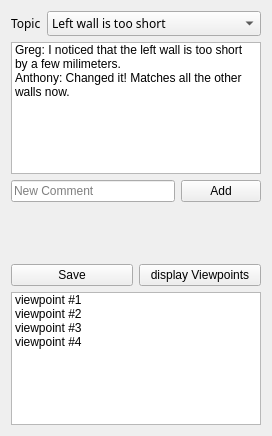
<?xml version="1.0" encoding="UTF-8"?>
<ui version="4.0">
 <class>Form</class>
 <widget class="QWidget" name="Form">
  <property name="geometry">
   <rect>
    <x>0</x>
    <y>0</y>
    <width>272</width>
    <height>436</height>
   </rect>
  </property>
  <property name="sizePolicy">
   <sizepolicy hsizetype="Preferred" vsizetype="Preferred">
    <horstretch>0</horstretch>
    <verstretch>0</verstretch>
   </sizepolicy>
  </property>
  <property name="windowTitle">
   <string>Form</string>
  </property>
  <layout class="QVBoxLayout" name="verticalLayout">
   <item>
    <layout class="QVBoxLayout" name="mainLayout">
     <item>
      <layout class="QFormLayout" name="topicLayout">
       <property name="sizeConstraint">
        <enum>QLayout::SetMinimumSize</enum>
       </property>
       <item row="0" column="0">
        <widget class="QLabel" name="topicLbl">
         <property name="font">
          <font>
           <family>Noto Sans</family>
          </font>
         </property>
         <property name="text">
          <string>Topic</string>
         </property>
        </widget>
       </item>
       <item row="0" column="1">
        <widget class="QComboBox" name="topicCBox">
         <property name="font">
          <font>
           <family>Noto Sans</family>
          </font>
         </property>
         <item>
          <property name="text">
           <string>Left wall is too short</string>
          </property>
         </item>
         <item>
          <property name="text">
           <string>Remove windows</string>
          </property>
         </item>
         <item>
          <property name="text">
           <string>Split room in two</string>
          </property>
         </item>
        </widget>
       </item>
      </layout>
     </item>
     <item>
      <layout class="QVBoxLayout" name="commentLayout">
       <item>
        <widget class="QListWidget" name="commentList">
         <property name="sizePolicy">
          <sizepolicy hsizetype="Expanding" vsizetype="Expanding">
           <horstretch>0</horstretch>
           <verstretch>0</verstretch>
          </sizepolicy>
         </property>
         <property name="maximumSize">
          <size>
           <width>16777215</width>
           <height>16777215</height>
          </size>
         </property>
         <property name="horizontalScrollBarPolicy">
          <enum>Qt::ScrollBarAlwaysOff</enum>
         </property>
         <property name="sizeAdjustPolicy">
          <enum>QAbstractScrollArea::AdjustIgnored</enum>
         </property>
         <property name="wordWrap">
          <bool>true</bool>
         </property>
         <item>
          <property name="text">
           <string>Greg: I noticed that the left wall is too short by a few milimeters. </string>
          </property>
         </item>
         <item>
          <property name="text">
           <string>Anthony: Changed it! Matches all the other walls now.</string>
          </property>
         </item>
        </widget>
       </item>
       <item>
        <layout class="QHBoxLayout" name="newCommentLayout">
         <item>
          <widget class="QLineEdit" name="commentEdit">
           <property name="sizePolicy">
            <sizepolicy hsizetype="Expanding" vsizetype="Fixed">
             <horstretch>0</horstretch>
             <verstretch>0</verstretch>
            </sizepolicy>
           </property>
           <property name="placeholderText">
            <string>New Comment</string>
           </property>
          </widget>
         </item>
         <item>
          <widget class="QPushButton" name="commentBtn">
           <property name="sizePolicy">
            <sizepolicy hsizetype="Minimum" vsizetype="Fixed">
             <horstretch>0</horstretch>
             <verstretch>0</verstretch>
            </sizepolicy>
           </property>
           <property name="text">
            <string>Add</string>
           </property>
          </widget>
         </item>
        </layout>
       </item>
      </layout>
     </item>
     <item>
      <layout class="QHBoxLayout" name="snapshotLayout">
       <item>
        <widget class="QLabel" name="snapshotDisplay3">
         <property name="sizePolicy">
          <sizepolicy hsizetype="Preferred" vsizetype="Expanding">
           <horstretch>0</horstretch>
           <verstretch>5</verstretch>
          </sizepolicy>
         </property>
         <property name="minimumSize">
          <size>
           <width>0</width>
           <height>50</height>
          </size>
         </property>
         <property name="maximumSize">
          <size>
           <width>16777215</width>
           <height>100</height>
          </size>
         </property>
         <property name="styleSheet">
          <string notr="true">image: url(:/resources/snapshot2.jpg);</string>
         </property>
         <property name="text">
          <string/>
         </property>
        </widget>
       </item>
       <item>
        <widget class="QLabel" name="snapshotDisplay2">
         <property name="minimumSize">
          <size>
           <width>0</width>
           <height>50</height>
          </size>
         </property>
         <property name="maximumSize">
          <size>
           <width>16777215</width>
           <height>200</height>
          </size>
         </property>
         <property name="styleSheet">
          <string notr="true">
image: url(:/resources/snapshot1.jpg);
</string>
         </property>
         <property name="text">
          <string/>
         </property>
        </widget>
       </item>
       <item>
        <widget class="QLabel" name="snapshotDisplay1">
         <property name="minimumSize">
          <size>
           <width>0</width>
           <height>50</height>
          </size>
         </property>
         <property name="maximumSize">
          <size>
           <width>16777215</width>
           <height>100</height>
          </size>
         </property>
         <property name="styleSheet">
          <string notr="true">image: url(:/resources/snapshot3.png);</string>
         </property>
         <property name="text">
          <string/>
         </property>
        </widget>
       </item>
      </layout>
     </item>
     <item>
      <layout class="QHBoxLayout" name="buttonLayout">
       <item>
        <widget class="QPushButton" name="saveBtn">
         <property name="text">
          <string>Save</string>
         </property>
        </widget>
       </item>
       <item>
        <widget class="QPushButton" name="showBtn">
         <property name="text">
          <string>display Viewpoints</string>
         </property>
        </widget>
       </item>
      </layout>
     </item>
    </layout>
   </item>
   <item>
    <layout class="QVBoxLayout" name="viewpointsLayout">
     <item>
      <widget class="QListWidget" name="viewpointsList">
       <item>
        <property name="text">
         <string>viewpoint #1</string>
        </property>
       </item>
       <item>
        <property name="text">
         <string>viewpoint #2</string>
        </property>
       </item>
       <item>
        <property name="text">
         <string>viewpoint #3</string>
        </property>
       </item>
       <item>
        <property name="text">
         <string>viewpoint #4</string>
        </property>
       </item>
      </widget>
     </item>
    </layout>
   </item>
  </layout>
 </widget>
 <resources>
  <include location="resources.qrc"/>
 </resources>
 <connections>
  <connection>
   <sender>showBtn</sender>
   <signal>clicked()</signal>
   <receiver>viewpointsList</receiver>
   <slot>hide()</slot>
   <hints>
    <hint type="sourcelabel">
     <x>200</x>
     <y>274</y>
    </hint>
    <hint type="destinationlabel">
     <x>135</x>
     <y>360</y>
    </hint>
   </hints>
  </connection>
 </connections>
</ui>
